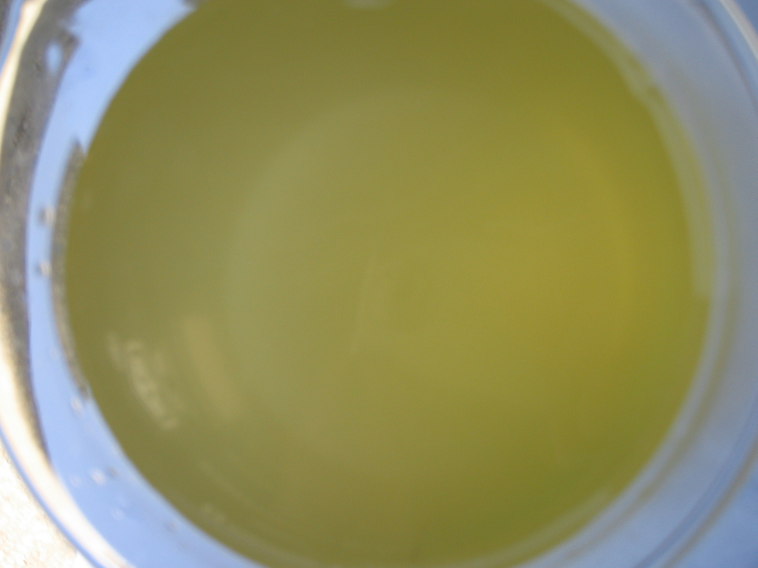
#> input picture project4/code/图片/1_11.jpg, 2272 x 1704 px, found by its file name (shown at 1/3 size); its folder holds 4 pictures in this run
$ python 11.4.py
#> lines starting #> are read from the running program, lines starting #| are printed output that depends on the picture
# -*- coding: utf-8 -*-
# -*- coding: utf-8 -*-
#二值化处理
from PIL import Image
import numpy as np
import os
path='F:\\新教材资料\\水色图像水质评价\\图片'
d=os.listdir(path)               #图片文件夹下所有图像文件名
X=np.zeros((len(d),9))           #预定义自变量，即9个颜色矩特征指标
Y=np.zeros(len(d))               #预定义因变量
for i in range(len(d)):
  img = Image.open(path+'\\'+d[i]) #读取第i张图像
#> img is the input picture: PIL image 2272x1704 RGB; mean R, G, B 143.9, 143.1, 96.2
  im= img.split()                  #分离RGB颜色通道
  R=np.array(im[0])/255                #R通道
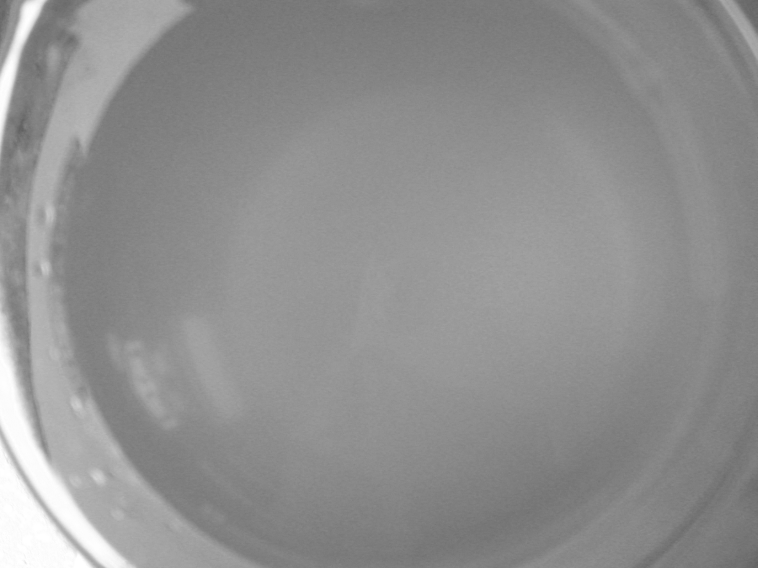
#> R: shape (1704, 2272) float64 (shown at 1/3 size); min 0.369, max 1, mean 0.564
  row_1=int(R.shape[0]/2)-50
#> row_1 = 802
  row_2=int(R.shape[0]/2)+50
#> row_2 = 902
  con_1=int(R.shape[1]/2)-50
#> con_1 = 1086
  con_2=int(R.shape[1]/2)+50
#> con_2 = 1186
  R=R[row_1:row_2,con_1:con_2]
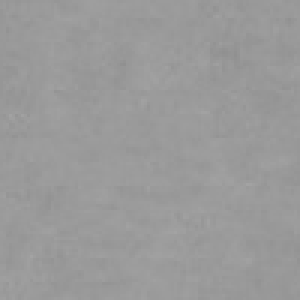
#> R: shape (100, 100) float64 (shown 3 times larger); min 0.565, max 0.639, mean 0.604
  G=np.array(im[1])/255                #G通道
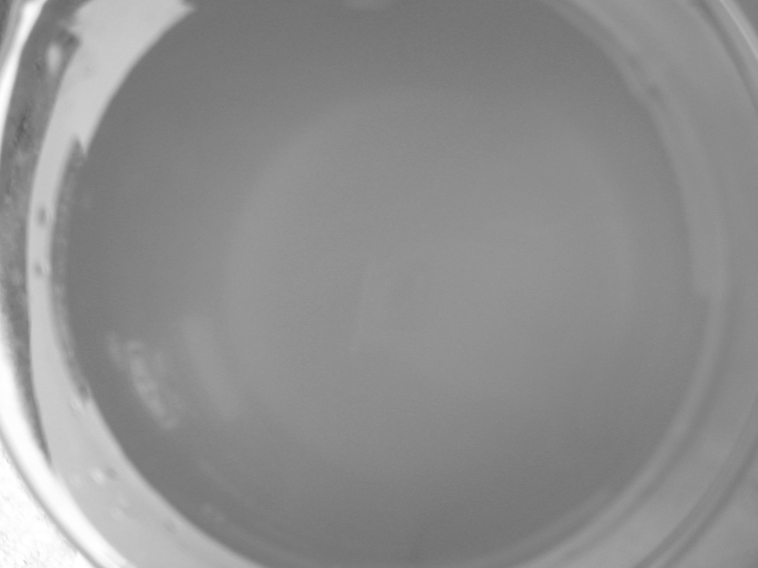
#> G: shape (1704, 2272) float64 (shown at 1/3 size); min 0.357, max 1, mean 0.561
  G=G[row_1:row_2,con_1:con_2]
#> G: shape (100, 100) float64
  B=np.array(im[2])/255                #B通道
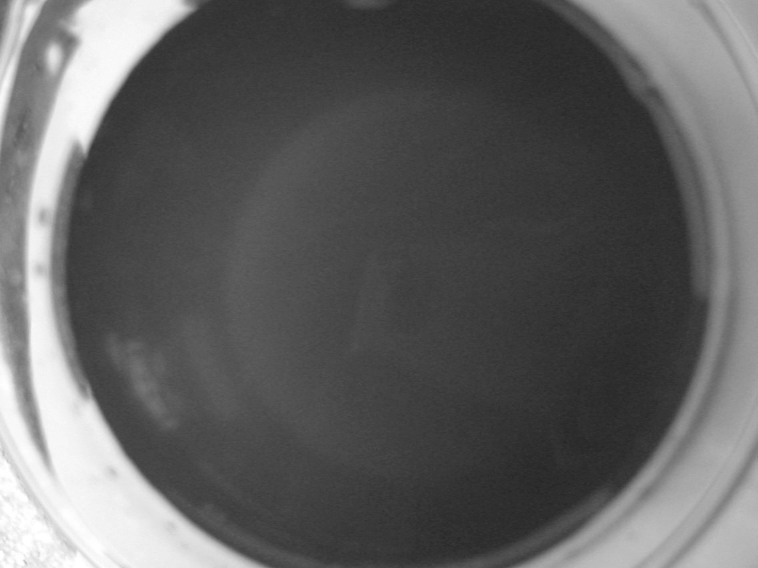
#> B: shape (1704, 2272) float64 (shown at 1/3 size); min 0.122, max 1, mean 0.377
  B=B[row_1:row_2,con_1:con_2]
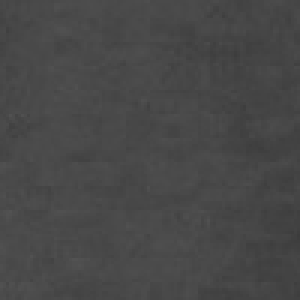
#> B: shape (100, 100) float64 (shown 3 times larger); min 0.235, max 0.322, mean 0.282
  # R,G,B一阶颜色矩
  r1=np.mean(R)
#> r1 = 0.604
  g1=np.mean(G)
#> g1 = 0.577
  b1=np.mean(B)
#> b1 = 0.282
  # R,G,B二阶颜色矩
  r2=np.std(R)
#> r2 = 0.00866
  g2=np.std(G)
#> g2 = 0.00707
  b2=np.std(B)
#> b2 = 0.0122
  a=np.mean(abs(R - R.mean())**3)
#> a = 1.09e-06
  b=np.mean(abs(G - G.mean())**3)
#> b = 5.9e-07
  c=np.mean(abs(B - B.mean())**3)
#> c = 2.86e-06
  #R,G,B三阶颜色矩
  r3=a**(1./3)
#> r3 = 0.0103
  g3=b**(1./3)
#> g3 = 0.00839
  b3=c**(1./3)
#> b3 = 0.0142
  #赋给预定义的自变量X
  X[i,0]=r1
  X[i,1]=g1
  X[i,2]=b1
  X[i,3]=r2
  X[i,4]=g2
  X[i,5]=b2
  X[i,6]=r3
  X[i,7]=g3
  X[i,8]=b3

  #从图片文件名中，截取类别，构造因变量，赋给预定义的Y
  png_name=d[i]
  I=png_name.find('_',0,len(png_name))
  Y[i]=int(png_name[:I])
#> pass 2 of the loop `for i in range(len(d)):`:
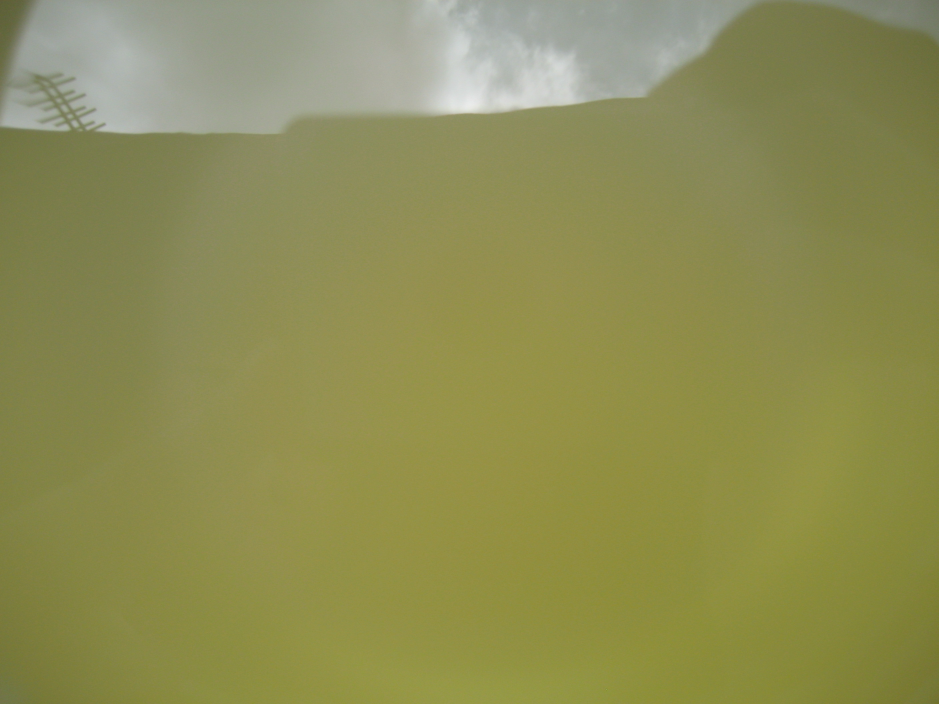
#> input picture project4/code/图片/1_15.jpg, 2816 x 2112 px, found by its file name (shown at 1/3 size)
#> img is the input picture: PIL image 2816x2112 RGB; mean R, G, B 141.8, 141.9, 83.7
#> `R=np.array(im[0])/255`:
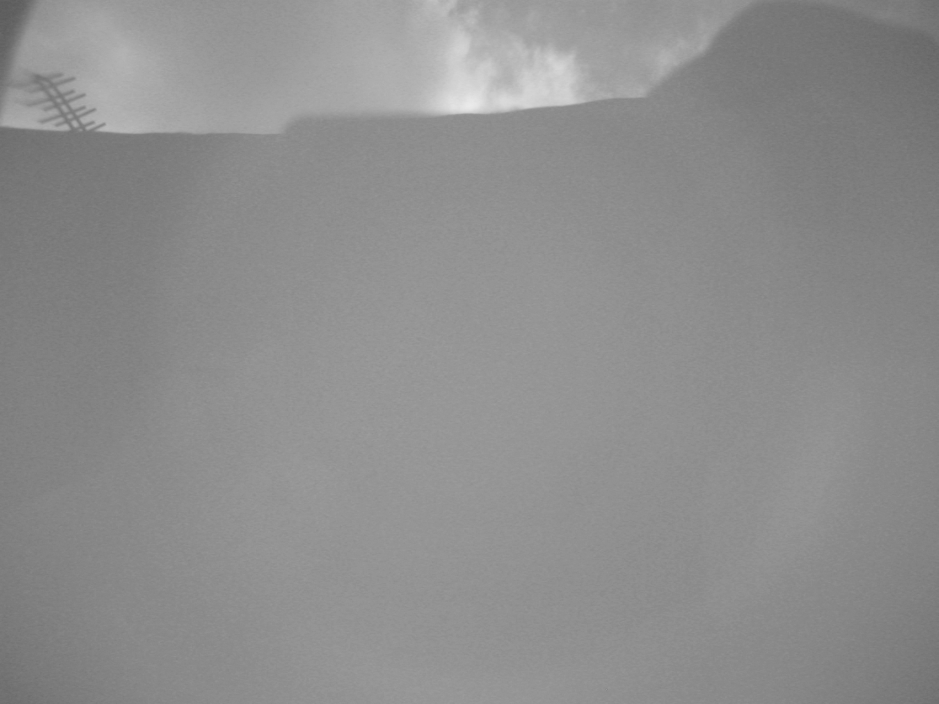
#> R: shape (2112, 2816) float64 (shown at 1/3 size); min 0.341, max 0.925, mean 0.556
#> `B=B[row_1:row_2,con_1:con_2]`:
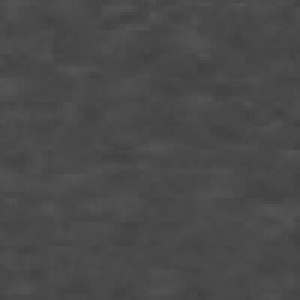
#> B: shape (100, 100) float64 (shown 3 times larger); min 0.247, max 0.329, mean 0.288
#> r1 = 0.589
#> g1 = 0.573
#> b1 = 0.288
#> r2 = 0.0073
#> g2 = 0.00508
#> b2 = 0.0116
#> a = 6.42e-07
#> b = 2.18e-07
#> c = 2.68e-06
#> r3 = 0.00863
#> g3 = 0.00602
#> b3 = 0.0139
#> pass 3 of the loop `for i in range(len(d)):`:
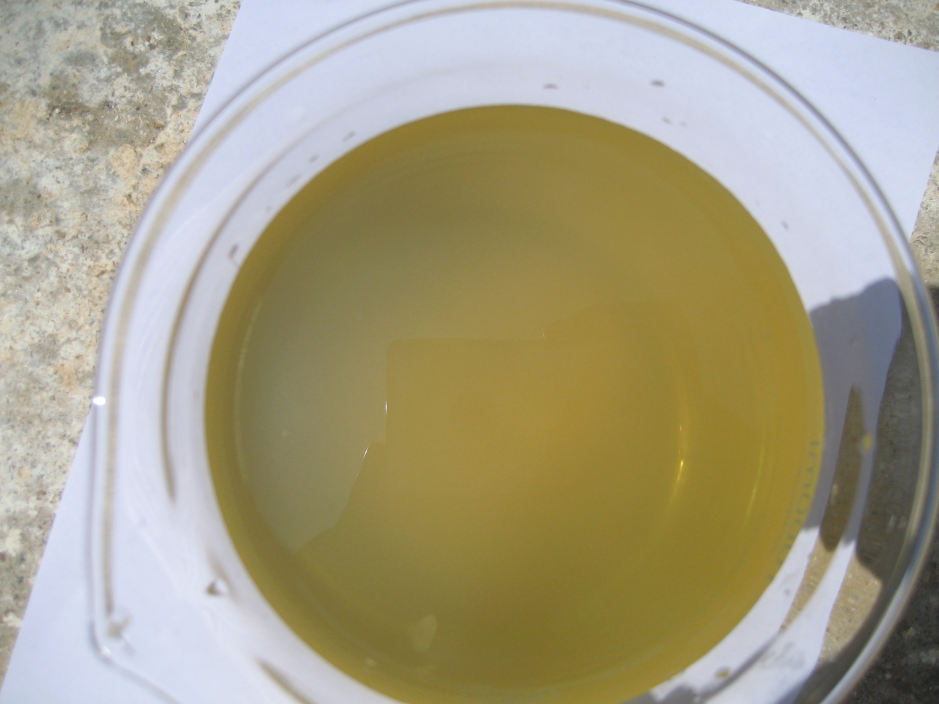
#> input picture project4/code/图片/1_16.jpg, 2816 x 2112 px, found by its file name (shown at 1/3 size)
#> img is the input picture: PIL image 2816x2112 RGB; mean R, G, B 165.4, 158.9, 133.2
#> `G=np.array(im[1])/255`:
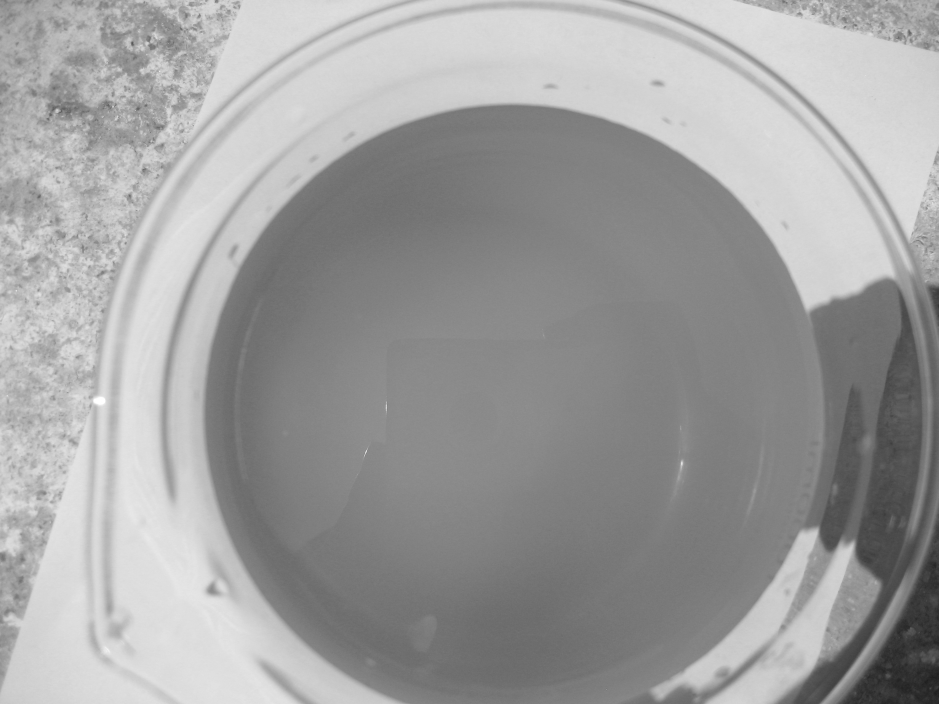
#> G: shape (2112, 2816) float64 (shown at 1/3 size); min 0.106, max 1, mean 0.623
#> `B=B[row_1:row_2,con_1:con_2]`:
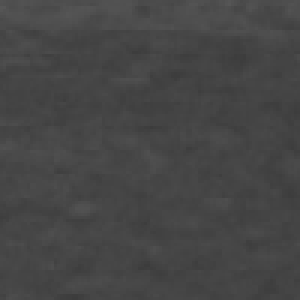
#> B: shape (100, 100) float64 (shown 3 times larger); min 0.235, max 0.337, mean 0.275
#> r1 = 0.618
#> g1 = 0.54
#> b1 = 0.275
#> r2 = 0.00855
#> g2 = 0.00617
#> b2 = 0.0146
#> a = 1.03e-06
#> b = 3.85e-07
#> c = 5.69e-06
#> r3 = 0.0101
#> g3 = 0.00728
#> b3 = 0.0178
#> the loop made 4 passes; the first 3 are shown

#按80%训练，20%测试，构建训练数据集和测试数据集
from sklearn.model_selection import train_test_split
x_train, x_test, y_train, y_test = train_test_split(X, Y, test_size=0.2, random_state=4)
#> y_train = [1, 1, 1]; y_test = [1]

from sklearn.svm import SVC
clf = SVC(class_weight='balanced')#类标签平衡策略
#> (the run stopped early here; a loop or call above may not have finished)
